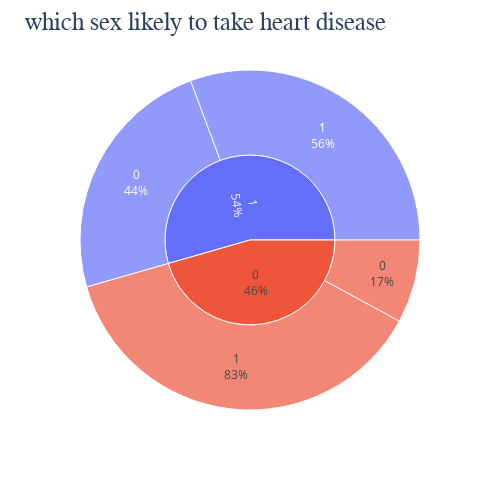

The notebook cell this image was saved under:
### Code cell
fig1 = px.sunburst(df, path = ["target", "sex"])
fig1.update_traces(textinfo = "label + percent parent")
fig1.update_layout(title_text = "which sex likely to take heart disease",
                  titlefont = {'size' : 25, 'family' : 'Serif'},
                  width = 500, height = 500)
fig1.show()

### Figure 1 — Plotly figure (JSON) as saved in the notebook; plotly's stock layout.template omitted (floating-point values rounded to 4 significant figures)
{"data": [{"branchvalues": "total", "domain": {"x": [0, 1], "y": [0, 1]}, "hovertemplate": "labels=%{label}<br>count=%{value}<br>parent=%{parent}<br>id=%{id}<extra></extra>", "ids": ["0/0", "1/0", "0/1", "1/1", "0", "1"], "labels": ["0", "0", "1", "1", "0", "1"], "name": "", "parents": ["0", "1", "0", "1", "", ""], "textinfo": "label+percent parent", "type": "sunburst", "values": [24, 72, 114, 93, 138, 165]}], "layout": {"height": 500, "legend": {"tracegroupgap": 0}, "margin": {"t": 60}, "title": {"font": {"family": "Serif", "size": 25}, "text": "which sex likely to take heart disease"}, "width": 500}}
